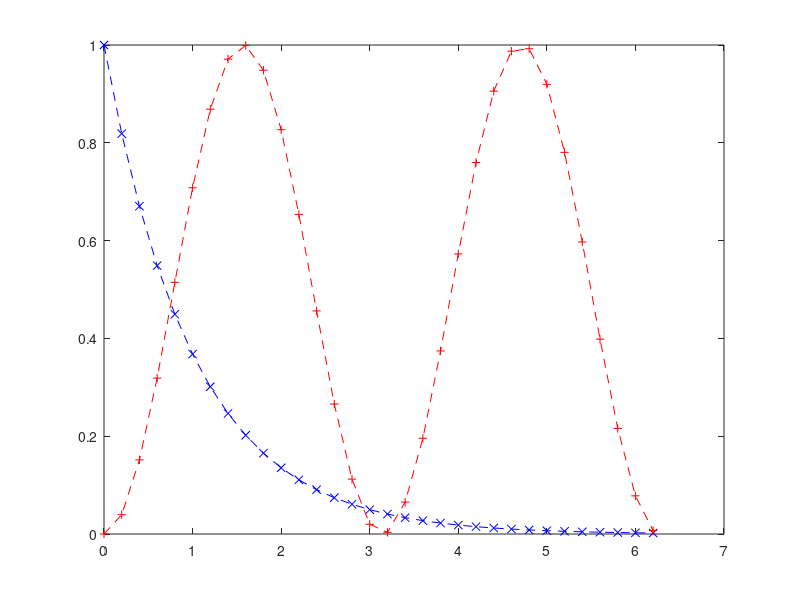
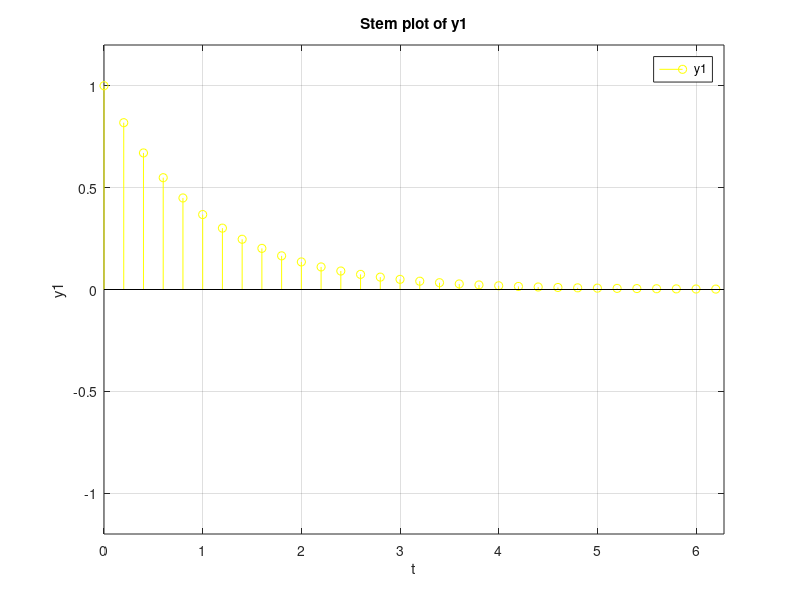
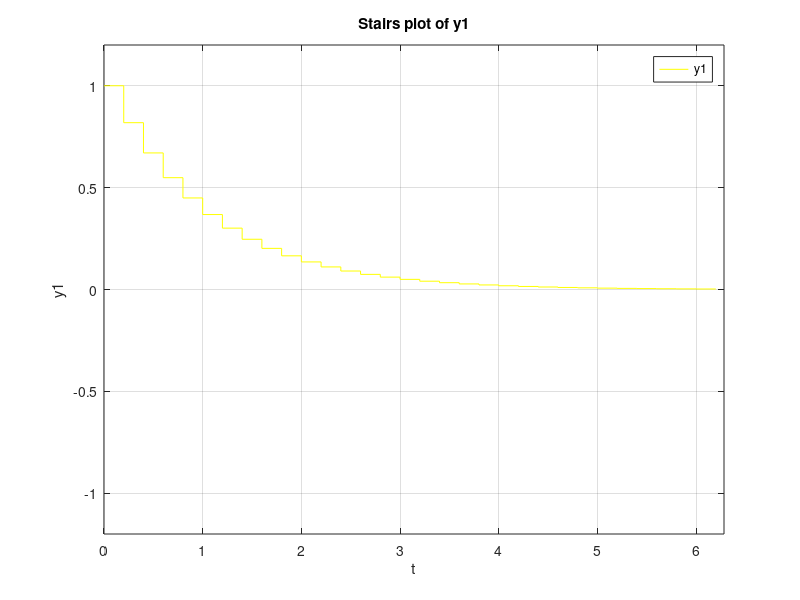

MATLAB code for these plots, in order:
t = 0:0.2:2*pi;
y1 = exp(-1.*t);
y2 = sin(t).^2;
plot(t,y1,'--bx',t,y2,'--r+')

% Графік з використанням stem
figure;
stem(t, y1, 'y');
xlabel('t');
ylabel('y1');
title('Stem plot of y1');
xlim([0 2*pi]);
ylim([-1.2 1.2]);
grid on;
legend('y1');

% Графік з використанням stairs
figure;
stairs(t, y1, 'y');
xlabel('t');
ylabel('y1');
title('Stairs plot of y1');
xlim([0 2*pi]);
ylim([-1.2 1.2]);
grid on;
legend('y1');
